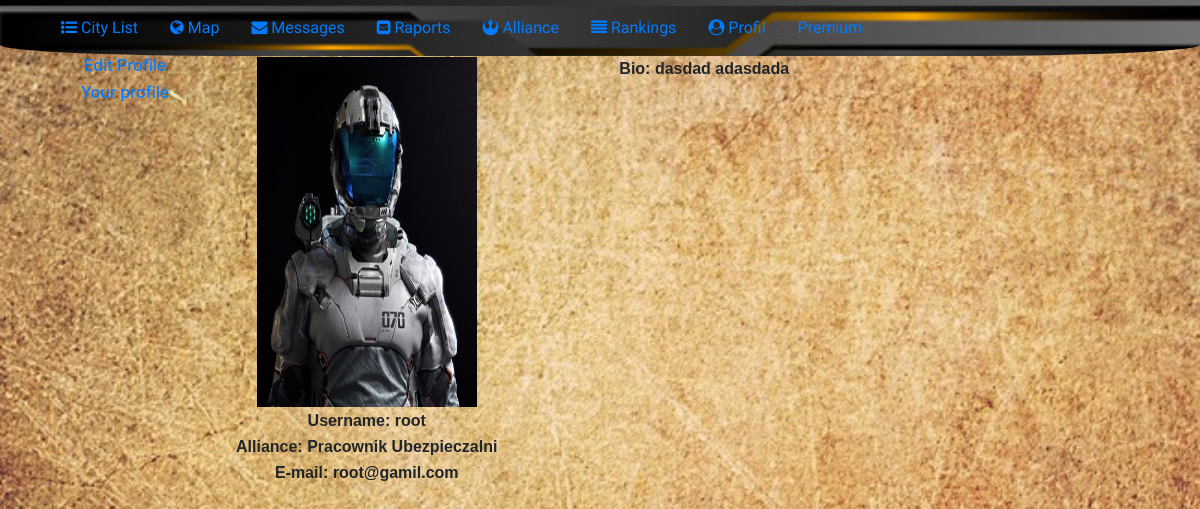
The page /profil/podgladProfil/ (signed in) on the database as committed earlier.
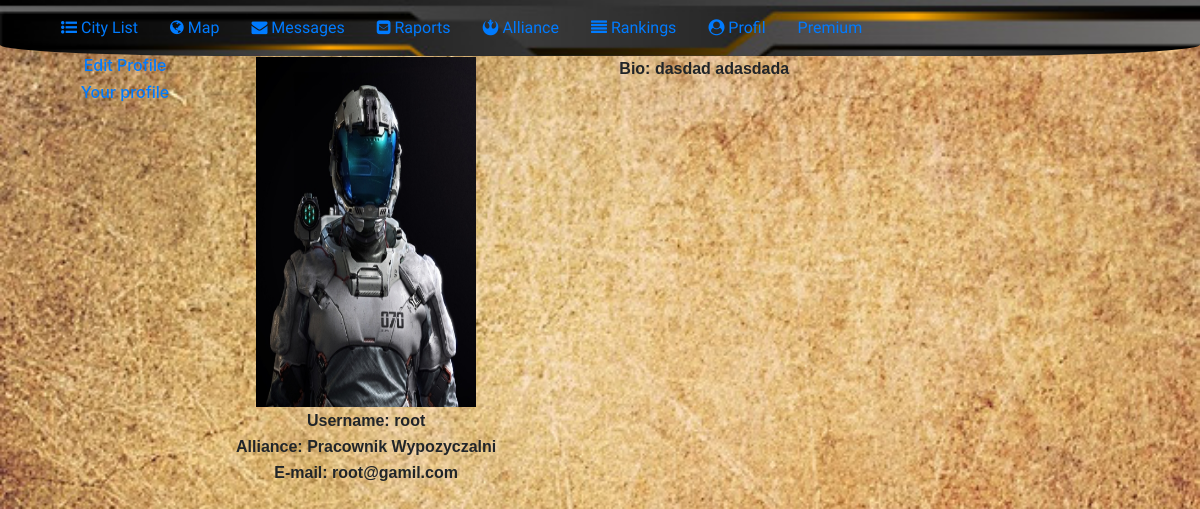
The same page on the database as committed later.
### mainPage/models.py (models this page shows, shortened)
class Profile(models.Model):
    user = models.OneToOneField(User, on_delete=models.CASCADE)
    alliance = models.ForeignKey(alliance.models.Alliance, on_delete=models.CASCADE, blank=True, null=True)
    bio = models.TextField(null=True, blank=True)
    profile_pic = models.FileField(null=True, blank=True)
    is_premium = models.BooleanField(default=False)
    until_premium = models.DateTimeField(blank=True, null=True)

### alliance/models.py (models this page shows, shortened)
class Alliance(models.Model):
    name = models.CharField(max_length=100)
    creator = models.ForeignKey(User, related_name='creator', on_delete=models.CASCADE)
    vice_creator = models.ForeignKey(User, related_name='vice_creator', on_delete=models.CASCADE, null=True, blank=True)
    alliance_logo = models.FileField(null=True, blank=True)
    members = models.ManyToManyField(User)
    alliance_bio = models.TextField(null=True, blank=True)
    def __str__(self):
        return str(self.name)

### profileUser/views.py (the view)
# urls.py: path('podgladProfil/', views.profile_page, name='profile_page'),
@login_required(login_url='../../../../../../../')
def profile_page(request):
    user = request.user
    profil = Profile.objects.get(user=user)
    return render(request, 'indexProfileUser.html', {'user': user, 'profil': profil})

### profileUser/templates/indexProfileUser.html
{% extends 'profileUser.html' %}
{% load static %}
{% block showProfile %}
    <div class="col-12 col-md-5 profilePanel text-center">
        <table>
            <tr>
                {% if not profil.profile_pic %}
                    <th><img height="350" width="220"src="{% static 'profileUser/defaultProfilePic.jpg' %} " alt="Profile pic"/></th>
                {% else %}
                    <th><img height="350" width="220"src='{{ profil.profile_pic }}' alt="Profile pic"/></th>
                {% endif %}
            </tr>
            <tr>
                <th>Username: {{ user.username }}</th>
            </tr>
            <tr>
                <th>Alliance: {{ profil.alliance }}</th>
            </tr>
            <tr>
                <th>E-mail: {{ user.email }}</th>
            </tr>
        </table>
    </div>
    <div class="col-12 col-md-5 textPanel text-center">
        <table>
            <tr>
                <th>Bio: {{ profil.bio }}</th>
            </tr>
        </table>
    </div>
{% endblock %}

Rows that differ between the two databases and show on the page:
changed Profile "dasdad adasdada": alliance "Pracownik Ubezpieczalni" → "Pracownik Wypozyczalni"
